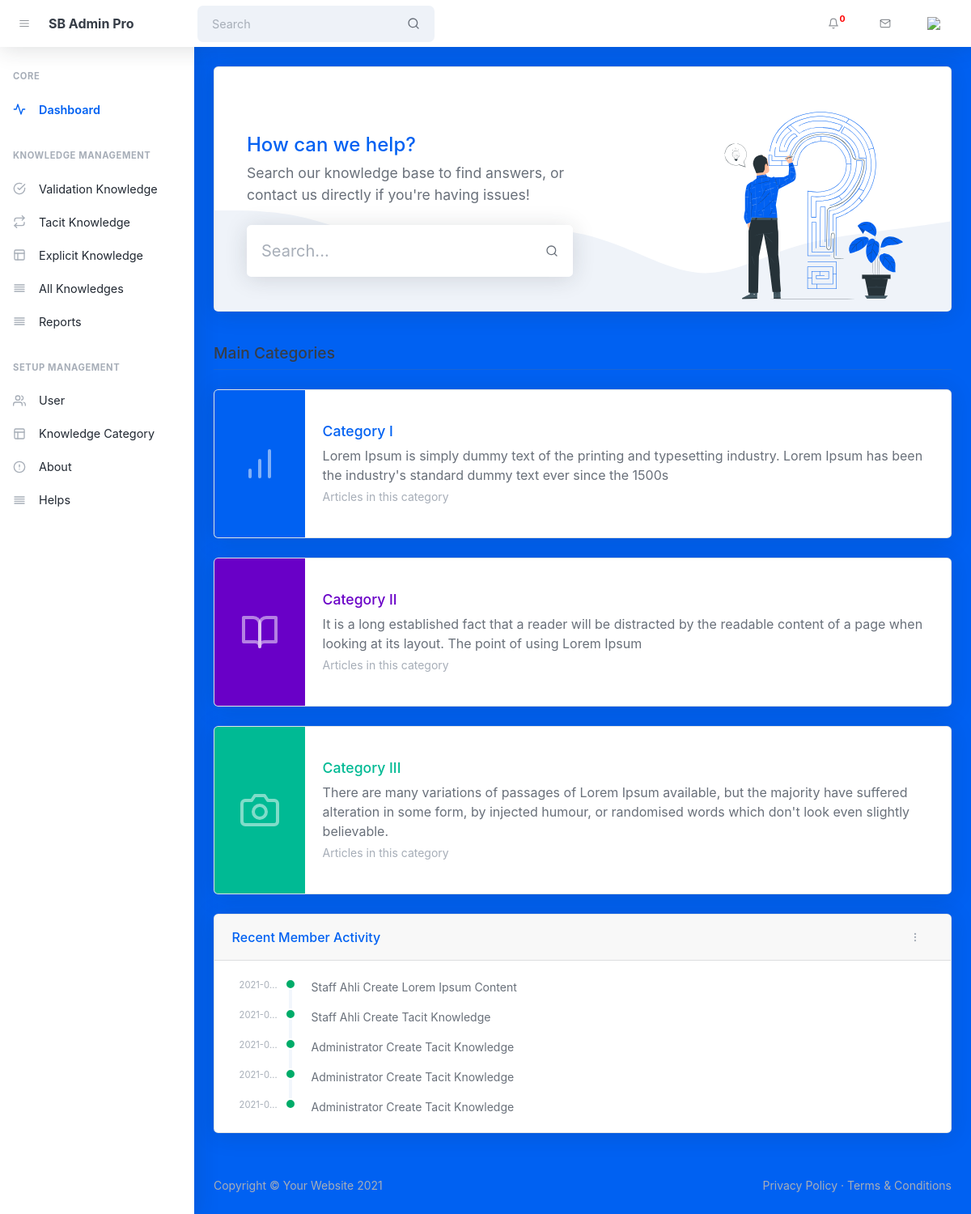
The page /home on the database its author committed.
### tables this page shows
CREATE TABLE `knowledge_category` (
  `id` int(11) NOT NULL,
  `category_code` varchar(50) DEFAULT NULL,
  `category_icon` varchar(255) DEFAULT NULL,
  `category_background` varchar(255) DEFAULT NULL,
  `category_title` varchar(255) DEFAULT NULL,
  `category_description` text DEFAULT NULL,
  `status` tinyint(4) DEFAULT NULL,
  `creator_id` int(11) DEFAULT NULL,
  `created_at` timestamp NULL DEFAULT NULL,
  `updater_id` int(11) DEFAULT NULL,
  `updated_at` timestamp NULL DEFAULT NULL
);

CREATE TABLE `activity` (
  `id` int(11) NOT NULL,
  `message` text DEFAULT NULL,
  `created_at` timestamp NULL DEFAULT NULL
);

### application/controllers/HomeController.php (called while the page is built, shortened)
<?php
class HomeController extends CI_Controller {
    function __construct()
    {
        $this->load->model(['KnowledgeCategoryModel', 'ActivityModel']);
    }
	public function index()
	{
        $data['knowledge_categories'] = $this->KnowledgeCategoryModel->get()->result();
        $data['activities'] = $this->ActivityModel->get()->result();
        $this->load->view('templates/header');
        $this->load->view('home/index', $data);
        $this->load->view('templates/footer');
	}
}

### index.php (called while the page is built, shortened)
<?php
require_once BASEPATH.'core/CodeIgniter.php';

### application/models/NotificationModel.php (called while the page is built, shortened)
<?php
class NotificationModel extends CI_Model
{
    private $_table = "notification";
    public function getByWhere($user_id)
    {
        $this->db->where('user_id', $user_id);
        $this->db->where('is_read', 0);
        return $this->db->get($this->_table);
    }
}

### application/models/UserModel.php (called while the page is built, shortened)
<?php
class UserModel extends CI_Model
{
    private $_table = "users";
    public function getById($id)
    {
        $this->db->where('id', $id);
        return $this->db->get($this->_table);
    }
}

### application/models/KnowledgeCategoryModel.php (called while the page is built, shortened)
<?php
class KnowledgeCategoryModel extends CI_Model
{
    private $_table = "knowledge_category";
    public function get()
    {
    	return $this->db->get($this->_table);
    }
}

### application/models/ActivityModel.php (called while the page is built, shortened)
<?php
class ActivityModel extends CI_Model
{
    private $_table = "activity";
    public function get()
    {
    	return $this->db->get($this->_table);
    }
}

### application/views/home/index.php (the view, shortened to what this page needs)
<?php $this->load->view('components/topbar') ?>
<div id="layoutSidenav">
    <?php $this->load->view('components/sidebar') ?>
    <div id="layoutSidenav_content">
        <main>
            <div class="container-xl px-4 mt-4">
                <header class="card card-waves">
                    <div class="card-body px-5 pt-5 pb-0">
                        <div class="row align-items-center justify-content-between">
                            <div class="col-lg-6">
                                <h1 class="text-primary">How can we help?</h1>
                                <p class="lead mb-4">Search our knowledge base to find answers, or contact us directly if you're having issues!</p>
                                <div class="shadow rounded">
                                    <form action="<?php echo base_url('search') ?>" method="POST">
                                        <div class="input-group input-group-joined input-group-joined-xl border-0">
                                            <input class="form-control me-0" name="word" type="text" placeholder="Search..." aria-label="Search" autofocus="" />
                                            <span class="input-group-text"><i data-feather="search"></i></span>
                                        </div>
                                    </form>
                                </div>
                            </div>
                            <div class="col-lg-4"><img class="img-fluid" src="<?php echo base_url('assets/assets/img/illustrations/problem-solving.svg') ?>" /></div>
                        </div>
                    </div>
                </header>
                <h4 class="mb-0 mt-5">Main Categories</h4>
                <hr class="mt-2 mb-4" />
                <?php foreach ($knowledge_categories as $key => $value) { ?>
                    <a class="card card-icon lift lift-sm mb-4" href="<?php echo base_url('home/knowledge/');
                                                                        echo $value->id; ?>">
                        <div class="row g-0">
                            <div class="col-auto card-icon-aside bg-<?php echo $value->category_background; ?>"><i class="text-white-50" data-feather="<?php echo $value->category_icon; ?>"></i></div>
                            <div class="col">
                                <div class="card-body py-5">
                                    <h5 class="card-title text-<?php echo $value->category_background; ?> mb-2"><?php echo $value->category_title; ?></h5>
                                    <p class="card-text mb-1"><?php echo $value->category_description; ?></p>
                                    <div class="small text-muted">Articles in this category</div>
                                </div>
                            </div>
                        </div>
                    </a>
                <?php } ?>
                <?php if ($this->session->userdata('role_id') != 3) { ?>
                    <div class="col-xxl-4 col-xl-12 mb-4">
                        <div class="card card-header-actions h-100">
                            <div class="card-header">
                                Recent Member Activity
                                <div class="dropdown no-caret">
                                    <button class="btn btn-transparent-dark btn-icon dropdown-toggle" id="dropdownMenuButton" type="button" data-bs-toggle="dropdown" aria-haspopup="true" aria-expanded="false"><i class="text-gray-500" data-feather="more-vertical"></i></button>
                                </div>
                            </div>
                            <div class="card-body">
                                <div class="timeline timeline-xs">
                                    <?php foreach ($activities as $key => $value) { ?>
                                        <div class="timeline-item">
                                            <div class="timeline-item-marker">
                                                <div class="timeline-item-marker-text"><?php echo $value->created_at ?></div>
                                                <div class="timeline-item-marker-indicator bg-green"></div>
                                            </div>
                                            <div class="timeline-item-content">
                                                <?php echo $value->message ?>
                                            </div>
                                        </div>
                                    <?php } ?>
                                </div>
                            </div>
                        </div>
                    </div>
                <?php } ?>
            </div>
        </main>
        <footer class="footer-admin mt-auto footer-light">
            <div class="container-xl px-4">
                <div class="row">
                    <div class="col-md-6 small">Copyright © Your Website 2021</div>
                    <div class="col-md-6 text-md-end small">
                        <a href="#!">Privacy Policy</a>
                        ·
                        <a href="#!">Terms &amp; Conditions</a>
                    </div>
                </div>
            </div>
        </footer>
    </div>
</div>

### application/views/templates/header.php (shortened to what this page needs)
<!DOCTYPE html>
<html lang="en">
    <head>
        <link href="<?php echo base_url('assets/cdn.jsdelivr.net/npm/simple-datatables%40latest/dist/style.css') ?>" rel="stylesheet" />
        <link href="<?php echo base_url('assets/cdn.jsdelivr.net/npm/litepicker/dist/css/litepicker.css') ?>" rel="stylesheet" />
        <link href="<?php echo base_url('assets/css/styles.css') ?>" rel="stylesheet" />
    </head>
    <?php if ($this->session->userdata('logged_in') != 1) { ?>
        <body class="bg-primary">
    <?php }else{ ?>
        <body class="nav-fixed">
    <?php } ?>

### application/views/components/topbar.php (shortened to what this page needs)
<nav class="topnav navbar navbar-expand shadow justify-content-between justify-content-sm-start navbar-light bg-white" id="sidenavAccordion">
    <button class="btn btn-icon btn-transparent-dark order-1 order-lg-0 me-2 ms-lg-2 me-lg-0" id="sidebarToggle"><i data-feather="menu"></i></button>
    <a class="navbar-brand pe-3 ps-4 ps-lg-2" href="<?php echo base_url('home') ?>">SB Admin Pro</a>
    <form class="form-inline me-auto d-none d-lg-block me-3">
        <div class="input-group input-group-joined input-group-solid">
            <input class="form-control pe-0" type="search" placeholder="Search" aria-label="Search" />
            <div class="input-group-text"><i data-feather="search"></i></div>
        </div>
    </form>
    <ul class="navbar-nav align-items-center ms-auto">
        <?php
            $CI =& get_instance();
            $user_id = $this->session->userdata('id');
            $notifications = $CI->NotificationModel->getByWhere($user_id)->result();
            $count_notif = count($notifications);
        ?>
        <li class="nav-item dropdown no-caret d-none d-sm-block me-3 dropdown-notifications">
            <a class="btn btn-icon btn-transparent-dark dropdown-toggle" id="navbarDropdownAlerts" href="javascript:void(0);" role="button" data-bs-toggle="dropdown" aria-haspopup="true" aria-expanded="false"><i data-feather="bell"></i><sup style="color:red"><b><?php echo $count_notif; ?></b></sup></a>
        </li>
        <li class="nav-item dropdown no-caret d-none d-sm-block me-3 dropdown-notifications">
            <a class="btn btn-icon btn-transparent-dark dropdown-toggle" id="navbarDropdownMessages" href="<?php echo base_url('chat'); ?>" role="button" aria-haspopup="true" aria-expanded="false"><i data-feather="mail"></i></a>
        </li>
        <?php
            $CI =& get_instance();
            $user_id = $this->session->userdata('id');
            $user = $CI->UserModel->getById($user_id)->row();
        ?>
        <li class="nav-item dropdown no-caret dropdown-user me-3 me-lg-4">
            <a class="btn btn-icon btn-transparent-dark dropdown-toggle" id="navbarDropdownUserImage" href="javascript:void(0);" role="button" data-bs-toggle="dropdown" aria-haspopup="true" aria-expanded="false"><img class="img-fluid" src="<?php echo base_url('uploads/user/'); echo $user->image; ?>" /></a>
        </li>
    </ul>
</nav>

### application/views/components/sidebar.php (shortened to what this page needs)
<div id="layoutSidenav_nav">
    <nav class="sidenav shadow-right sidenav-light">
        <div class="sidenav-menu">
            <?php if ($this->session->userdata('role_id') == 0) { ?>
                <div class="nav accordion" id="accordionSidenav">
                    <div class="sidenav-menu-heading">Core</div>
                    <a class="nav-link <?php if ($this->uri->segment(1) == "home") {
                        echo "active";
                    } ?>" href="<?php echo base_url('home') ?>">
                        <div class="nav-link-icon"><i data-feather="activity"></i></div>
                        Dashboard
                    </a>
                    <div class="sidenav-menu-heading">Knowledge Management</div>
                    <a class="nav-link <?php if ($this->uri->segment(1) == "knowledge_validate") {
                        echo "active";
                    } ?>" href="<?php echo base_url('knowledge_validate') ?>">
                        <div class="nav-link-icon"><i data-feather="check-circle"></i></div>
                        Validation Knowledge
                    </a>
                    <a class="nav-link <?php if ($this->uri->segment(1) == "tacit_knowledge") {
                        echo "active";
                    } ?>" href="<?php echo base_url('tacit_knowledge') ?>">
                        <div class="nav-link-icon"><i data-feather="repeat"></i></div>
                        Tacit Knowledge
                    </a>
                    <a class="nav-link <?php if ($this->uri->segment(1) == "explicit_knowledge") {
                        echo "active";
                    } ?>" href="<?php echo base_url('explicit_knowledge') ?>">
                        <div class="nav-link-icon"><i data-feather="layout"></i></div>
                        Explicit Knowledge
                    </a>
                    <a class="nav-link <?php if ($this->uri->segment(1) == "knowledge") {
                        echo "active";
                    } ?>" href="<?php echo base_url('knowledge') ?>">
                        <div class="nav-link-icon"><i data-feather="align-justify"></i></div>
                        All Knowledges
                    </a>
                    <a class="nav-link <?php if ($this->uri->segment(1) == "report") {
                        echo "active";
                    } ?>" href="<?php echo base_url('report') ?>">
                        <div class="nav-link-icon"><i data-feather="align-justify"></i></div>
                        Reports
                    </a>
                    <div class="sidenav-menu-heading">Setup Management</div>
                    <a class="nav-link <?php if ($this->uri->segment(1) == "user") {
                        echo "active";
                    } ?>" href="<?php echo base_url('user') ?>">
                        <div class="nav-link-icon"><i data-feather="users"></i></div>
                        User
                    </a>
                    <a class="nav-link <?php if ($this->uri->segment(1) == "knowledge_category") {
                        echo "active";
                    } ?>" href="<?php echo base_url('knowledge_category') ?>">
                        <div class="nav-link-icon"><i data-feather="layout"></i></div>
                        Knowledge Category
                    </a>
                    <a class="nav-link <?php if ($this->uri->segment(1) == "about") {
                        echo "active";
                    } ?>" href="<?php echo base_url('about') ?>">
                        <div class="nav-link-icon"><i data-feather="alert-circle"></i></div>
                        About
                    </a>
                    <a class="nav-link <?php if ($this->uri->segment(1) == "help") {
                        echo "active";
                    } ?>" href="<?php echo base_url('help') ?>">
                        <div class="nav-link-icon"><i data-feather="align-justify"></i></div>
                        Helps
                    </a>
                </div>
            <?php } ?>
        </div>
    </nav>
</div>

### application/views/templates/footer.php (shortened to what this page needs)
    </body>
</html>

### rows shown on the page
knowledge_category: category_title "Category I", category_description "Lorem Ipsum is simply dummy text of the printing and typesetting industry. Lorem Ipsum has been the industry's standard dummy text ever since the 1500s"
knowledge_category: category_title "Category II", category_description "It is a long established fact that a reader will be distracted by the readable content of a page when looking at its layout. The point of using Lorem Ipsum"
knowledge_category: category_title "Category III", category_description "There are many variations of passages of Lorem Ipsum available, but the majority have suffered alteration in some form, by injected humour, or randomised words which don't look even slightly believable."
activity: created_at "2021-0…", message "Staff Ahli Create Lorem Ipsum Content"
activity: created_at "2021-0…", message "Staff Ahli Create Tacit Knowledge"
activity: created_at "2021-0…", message "Administrator Create Tacit Knowledge"
activity: created_at "2021-0…", message "Administrator Create Tacit Knowledge"
activity: created_at "2021-0…", message "Administrator Create Tacit Knowledge"

### other values the page prints
$count_notif "0"
